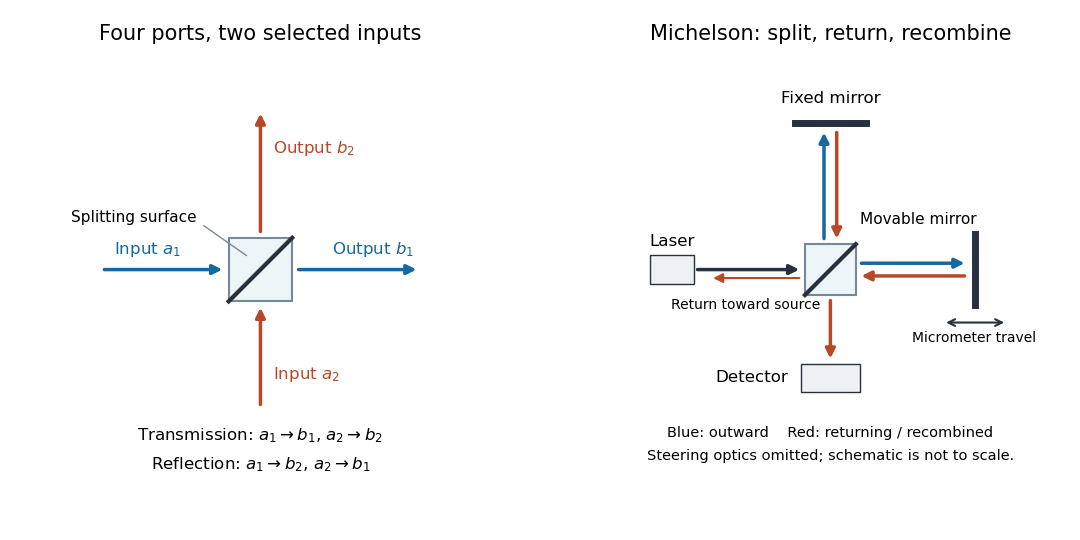

Python code for this plot:
"""Original optical schematics; Python 3.14, matplotlib 3.10.7.

Run from _media; writes the matching opaque PNG into the current directory.
"""
from pathlib import Path
import matplotlib.pyplot as plt
from matplotlib.patches import Rectangle

plt.rcParams.update({'font.size': 12, 'font.family': 'DejaVu Sans'})
fig, axes = plt.subplots(1, 2, figsize=(10.8, 5.4), dpi=100, facecolor='white')
blue, red, ink = '#1767a0', '#b84827', '#26313d'

def arrow(ax, start, end, color, lw=2.5):
    ax.annotate('', xy=end, xytext=start,
                arrowprops={'arrowstyle': '-|>', 'color': color, 'lw': lw,
                            'mutation_scale': 14})

def splitter(ax, x, y, size=.9):
    ax.add_patch(Rectangle((x-size/2, y-size/2), size, size,
                           facecolor='#eef5f8', edgecolor='#778895', lw=1.5))
    ax.plot([x-size/2, x+size/2], [y-size/2, y+size/2], color=ink, lw=3)

for ax in axes:
    ax.set(xlim=(-2.7, 2.7), ylim=(-2.3, 2.9), aspect='equal')
    ax.axis('off')

ax = axes[0]
ax.set_title('Four ports, two selected inputs', fontsize=15, pad=18)
splitter(ax, 0, 0)
arrow(ax, (-2.25, 0), (-.5, 0), blue)
arrow(ax, (0, -1.95), (0, -.5), red)
arrow(ax, (.5, 0), (2.25, 0), blue)
arrow(ax, (0, .5), (0, 2.25), red)
ax.text(-1.6, .22, r'Input $a_1$', color=blue, ha='center')
ax.text(.18, -1.55, r'Input $a_2$', color=red)
ax.text(1.6, .22, r'Output $b_1$', color=blue, ha='center')
ax.text(.18, 1.65, r'Output $b_2$', color=red)
ax.text(-.9, .67, 'Splitting surface', fontsize=11, ha='right')
ax.plot([-.8, -.2], [.62, .2], color='#778895', lw=1)
ax.text(0, -2.22, r'Transmission: $a_1\to b_1$, $a_2\to b_2$'
        '\n' r'Reflection: $a_1\to b_2$, $a_2\to b_1$',
        va='top', ha='center', fontsize=12, linespacing=1.7)

ax = axes[1]
ax.set_title('Michelson: split, return, recombine', fontsize=15, pad=18)
splitter(ax, 0, 0, .72)
ax.add_patch(Rectangle((-2.55, -.2), .62, .4, facecolor='#edf1f4', edgecolor=ink))
ax.text(-2.24, .33, 'Laser', ha='center')
arrow(ax, (-1.92, 0), (-.4, 0), ink)
# Slight offsets separate the outward/return directions on the same arm.
arrow(ax, (.4, .09), (1.94, .09), blue)
arrow(ax, (1.94, -.09), (.4, -.09), red)
arrow(ax, (-.09, .4), (-.09, 1.98), blue)
arrow(ax, (.09, 1.98), (.09, .4), red)
ax.plot([2.05, 2.05], [-.5, .5], color=ink, lw=5)
ax.plot([-.5, .5], [2.08, 2.08], color=ink, lw=5)
ax.text(1.25, .65, 'Movable mirror', ha='center', fontsize=11)
ax.annotate('', xy=(2.5, -.75), xytext=(1.6, -.75),
            arrowprops={'arrowstyle': '<->', 'color': ink, 'lw': 1.5})
ax.text(2.04, -1.03, 'Micrometer travel', ha='center', fontsize=10)
ax.text(0, 2.36, 'Fixed mirror', ha='center')
arrow(ax, (0, -.4), (0, -1.3), red)
ax.add_patch(Rectangle((-.42, -1.73), .84, .4, facecolor='#edf1f4', edgecolor=ink))
ax.text(-.6, -1.53, 'Detector', ha='right', va='center')
arrow(ax, (-.4, -.12), (-1.7, -.12), red, lw=1.5)
ax.text(-1.2, -.56, 'Return toward source', ha='center', fontsize=10)
ax.text(0, -2.22, 'Blue: outward    Red: returning / recombined'
        '\nSteering optics omitted; schematic is not to scale.',
        va='top', ha='center', fontsize=10.5, linespacing=1.8)

fig.subplots_adjust(left=.035, right=.975, bottom=.20, top=.88, wspace=.28)
fig.savefig(Path(__file__).stem + '.png', facecolor='white', transparent=False)
plt.close(fig)
